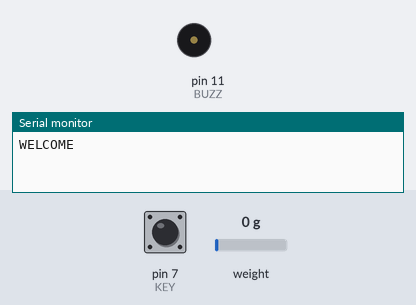
This sketch was run on a simulated Arduino Uno, built with avr-gcc and run on an emulated ATmega328P. On the bench: buzzer (waves = sounding, pin HIGH), the last lines printed to the serial monitor. The inputs (shaded band) are chosen by the test bench; at power-on: pin 7 (KEY) HIGH, weight on the scale 0 g. The modem accepts every AT command (registered, SIM ready, sends succeed) and sends nothing else.

Above: at 1.8 s.
1.9 s: pin 7 (KEY) pulled LOW for 0.15 s
At 3.0 s:
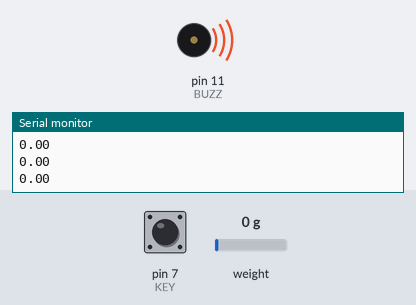
3.7 s: weight on the scale set to 729 g
5.2 s: weight on the scale set to 815 g
At 54.0 s:
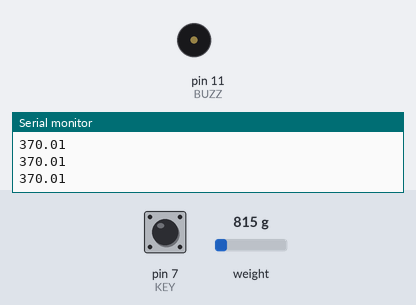
Timing chart, 0 to 54.3 s (numbered marks = the images above; inputs shaded):
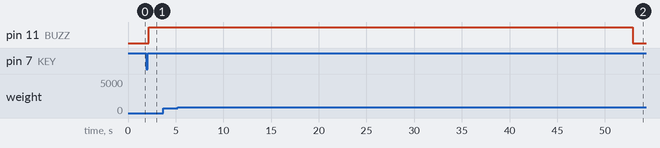

The sketch:

saline_detection_system.ino
```cpp
#include <SoftwareSerial.h>
SoftwareSerial mySerial(9,10);
#include "HX711.h"
#define calibration_factor 200000 //This value is obtained using the SparkFun_HX711_Calibration sketch
#define DOUT 2
#define CLK  3
HX711 scale;
const int BUZZ=11;
const int KEY=7;
float vout=0;
int   flag1=0;
int   i=0;
void setup()
{
  Serial.begin(9600);
  mySerial.begin(9600);               // the GPRS baud rate
  pinMode(BUZZ,OUTPUT);
  pinMode(KEY,INPUT);
  digitalWrite(BUZZ,LOW);
  digitalWrite(KEY,HIGH);
  Serial.println("WELCOME");
  scale.begin(DOUT, CLK);
  scale.set_scale(calibration_factor); //This value is obtained by using the SparkFun_HX711_Calibration sketch
  scale.tare(); //Assuming there is no weight on the scale at start up, reset the scale to 0
wait:
  if(digitalRead(KEY)==HIGH)
  {
   goto wait;
  }

}

void loop()                     // run over and over again
{
home:
  vout=scale.get_units(); //scale.get_units() returns a float
  vout=(vout*454);
  Serial.println(vout);
  delay(200);
  if(vout>=350)
  {
  flag1=0;
  digitalWrite(BUZZ,LOW);
  }
  if((vout>200)&&(vout<350))
  {
   if(flag1==0)
    {
    mySerial.begin(9600);
    mySerial.print("AT+CMGF=1\n\r");
    delay(1000);
    mySerial.print("AT+CMGS="); // send the SMS number
    mySerial.print('"');
    mySerial.print("+918595617879");
    mySerial.println('"');
    delay(1000);
    mySerial.print("ALERT PLS,SALINE IS ABOUT TO COMPLETE");
    delay(500);
    mySerial.write(0x1A);
    mySerial.write(0x0D);
    mySerial.write(0x0A);
     delay(3000);
     mySerial.begin(9600);
    mySerial.print("AT+CMGF=1\n\r");
    delay(1000);
    mySerial.print("AT+CMGS="); // send the SMS number
    mySerial.print('"');
    mySerial.print("+919398835493");
    mySerial.println('"');
    delay(1000);
    mySerial.print("ALERT PLS,SALINE IS ABOUT TO COMPLETE");
    delay(500);
    mySerial.write(0x1A);
    mySerial.write(0x0D);
    mySerial.write(0x0A);
     delay(3000);
    flag1=1;
    }
          Send2things();
          if (mySerial.available())
          Serial.write(mySerial.read());
          goto home;
  }
   if(vout<=200)
   {
   digitalWrite(BUZZ,HIGH);
   }

}
void Send2things()
{
  mySerial.println("AT");
  delay(1000);

  mySerial.println("AT+CPIN?");
  delay(1000);

  mySerial.println("AT+CREG?");
  delay(1000);

  mySerial.println("AT+CGATT?");
  delay(1000);

  mySerial.println("AT+CIPSHUT");
  delay(1000);

  mySerial.println("AT+CIPSTATUS");
  delay(2000);

  mySerial.println("AT+CIPMUX=0");
  delay(2000);


  ShowSerialData();

  mySerial.println("AT+CSTT=\"internet\"");//start task and setting the APN,
  delay(1000);

  ShowSerialData();

  mySerial.println("AT+CIICR");//bring up wireless connection
  delay(3000);

  ShowSerialData();

  mySerial.println("AT+CIFSR");//get local IP adress
  delay(2000);

  ShowSerialData();

  mySerial.println("AT+CIPSPRT=0");
  delay(3000);

  ShowSerialData();

  mySerial.println("AT+CIPSTART=\"TCP\",\"api.thingspeak.com\",\"80\"");//start up the connection
  delay(6000);

  ShowSerialData();

  mySerial.println("AT+CIPSEND");//begin send data to remote server
  delay(4000);
  ShowSerialData();

 String str="GET http://api.thingspeak.com/update?api_key=CCIY0VZY41LS7LVG&field1=" + String(vout);

  mySerial.println(str);//begin send data to remote server
  delay(4000);
  ShowSerialData();

  mySerial.println((char)26);//sending
  delay(5000);//waitting for reply, important! the time is base on the condition of internet
  mySerial.println();

  ShowSerialData();

  mySerial.println("AT+CIPSHUT");//close the connection
  delay(100);
  ShowSerialData();

}
void ShowSerialData()
{
  while(mySerial.available()!=0)
    Serial.write(mySerial.read());
}
```

Measured:
- the behaviour switches between 770 and 771 g on weight on the scale (found by bisection; images 1 and 2)
- after the input at 1.9 s, pin 11 (BUZZ): LOW → HIGH after 0.30 s
- after the input at 5.2 s, pin 11 (BUZZ): HIGH → LOW after 47.7 s
